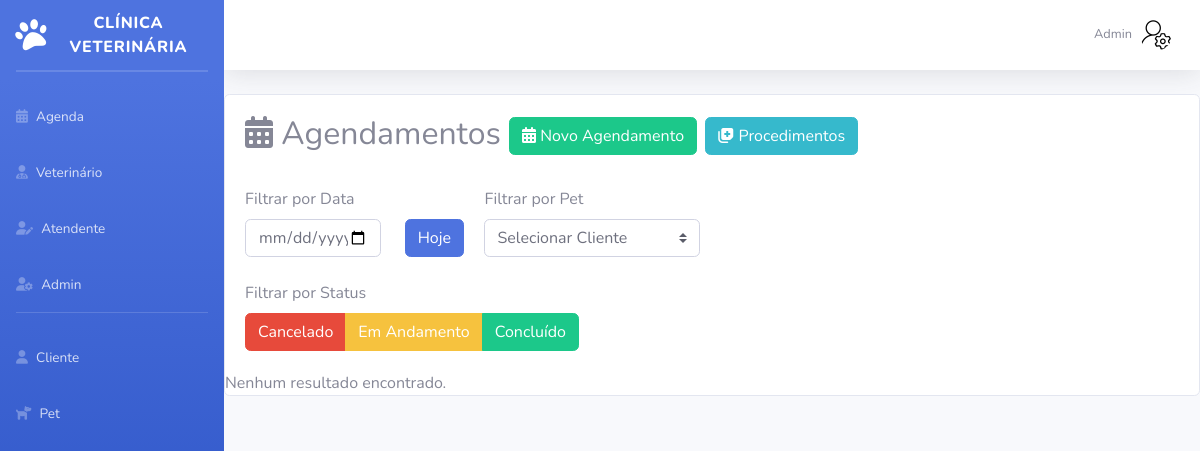
Before: /Sistema/Admin/listagemAgenda.php (signed in) with the older database file.
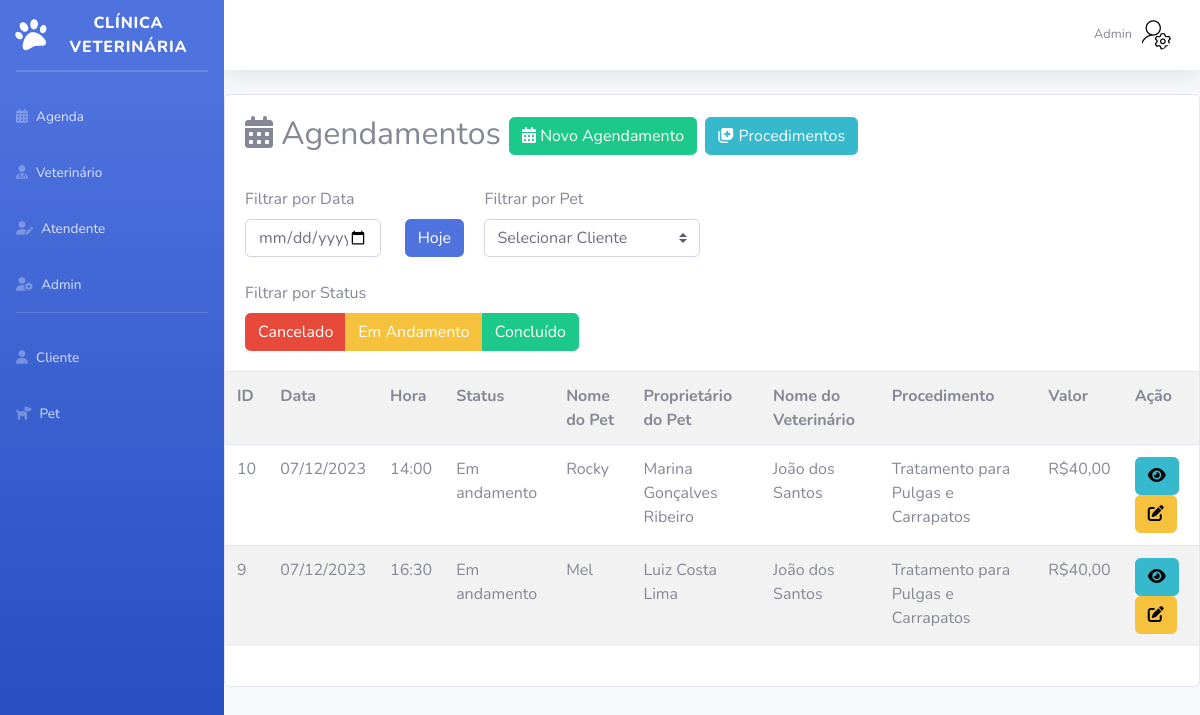
After: the same page with the newer database file.
### tables this page shows
CREATE TABLE `agenda` (
  `id` int(11) NOT NULL,
  `statusAgenda` varchar(20) NOT NULL,
  `data` varchar(50) NOT NULL,
  `hora` varchar(50) NOT NULL,
  `obs` varchar(500) DEFAULT NULL,
  `resultado` varchar(500) DEFAULT NULL,
  `pet_id` int(11) DEFAULT NULL,
  `veterinario_id` int(11) DEFAULT NULL,
  `procedimento_id` int(11) DEFAULT NULL
);

CREATE TABLE `pet` (
  `id` int(11) NOT NULL,
  `statusPet` varchar(10) NOT NULL,
  `nome` varchar(100) NOT NULL,
  `especie` varchar(50) NOT NULL,
  `anoNascimento` int(11) NOT NULL,
  `sexo` varchar(15) NOT NULL,
  `cor` varchar(50) NOT NULL,
  `obs` varchar(300) DEFAULT NULL,
  `cliente_id` int(11) NOT NULL,
  `raca_id` int(11) DEFAULT NULL
);

CREATE TABLE `cliente` (
  `id` int(11) NOT NULL,
  `statusCliente` varchar(15) NOT NULL,
  `nome` varchar(200) NOT NULL,
  `telefone` varchar(20) NOT NULL,
  `endereco` varchar(200) NOT NULL,
  `bairro` varchar(50) NOT NULL,
  `cep` varchar(15) NOT NULL,
  `numero` int(6) NOT NULL,
  `cidade` varchar(100) NOT NULL,
  `UF` varchar(2) NOT NULL,
  `sexo` varchar(1) NOT NULL,
  `dataNascimento` varchar(50) NOT NULL,
  `CPF` varchar(14) NOT NULL,
  `email` varchar(200) NOT NULL,
  `dataCadastro` date NOT NULL DEFAULT current_timestamp()
);

CREATE TABLE `veterinario` (
  `id` int(11) NOT NULL,
  `statusVet` varchar(10) NOT NULL,
  `nome` varchar(200) NOT NULL,
  `telefone` varchar(20) NOT NULL,
  `email` varchar(200) NOT NULL,
  `sexo` char(1) NOT NULL,
  `dataNascimento` date NOT NULL,
  `dataAdmissao` date NOT NULL DEFAULT current_timestamp(),
  `senha` varchar(200) NOT NULL,
  `CRMV` varchar(50) NOT NULL,
  `dataDemissao` date DEFAULT NULL
);

CREATE TABLE `procedimento` (
  `id` int(11) NOT NULL,
  `statusProcedimento` varchar(10) NOT NULL,
  `nome` varchar(100) NOT NULL,
  `valor` double(11,2) NOT NULL
);

### Sistema/Admin/listagemAgenda.php (the view, shortened to what the changed rows need)
<?php
require_once("conexao.php");
$data_atual = date("Y-m-d");
?>
<!DOCTYPE html>
<html lang="pt-br">
<head>
    <link href="vendor/fontawesome-free/css/all.min.css" rel="stylesheet" type="text/css">
    <link href="css/sb-admin-2.min.css" rel="stylesheet">
</head>
<body id="page-top">
    <div id="wrapper">
        <div id="content-wrapper" class="d-flex flex-column">
            <div id="content">
                <?php require_once("topbarAdmin.php"); ?>
                <div class="card mt-3 mb-3">
                    <div class="card-body">
                        <div class="mb-2">
                            <h2>
                                <i class="fa-solid fa-calendar-days"></i> Agendamentos <a href="cadastroAgenda.php" class="btn btn-success btn-sn"><i class="fa-solid fa-calendar-days"></i> Novo Agendamento</a> <a href="listagemProcedimento.php" class="btn btn-info btn-sn"><i class="fa-solid fa-notes-medical"></i> Procedimentos</a>
                            </h2>
                        </div><br>
                        <?php
                        if (isset($_POST['data'])) {
                            $dataFiltrada = mysqli_real_escape_string($conexao, $_POST['data']);
                        } else {
                            $dataFiltrada =  $data_atual;
                        }
                        $whereClause = "WHERE 1";
                        if (isset($dataFiltrada) && ($dataFiltrada != '')) {
                            $whereClause .= " AND a.data = '$dataFiltrada'";
                        }
                        $sql = "SELECT a.id, a.data, a.hora, a.statusAgenda, p.nome as petNome, v.nome as vetNome, pr.nome as procNome, c.nome as clienteNome, pr.valor as procValor
                            FROM agenda a
                            LEFT JOIN pet p ON a.pet_id = p.id
                            LEFT JOIN veterinario v ON a.veterinario_id = v.id
                            LEFT JOIN procedimento pr ON a.procedimento_id = pr.id
                            LEFT JOIN cliente c ON p.cliente_id = c.id
                            $whereClause
                            ORDER BY a.data, a.hora";
                        $resultado = mysqli_query($conexao, $sql);
                        ?>
                    </div>
                    <?php
                    if ($resultado->num_rows > 0) {
                    ?>
                        <table class="table table-striped table-hover" id="listaAgenda">
                            <tr>
                                <th scope="col">ID</th>
                                <th>Data</th>
                                <th>Hora</th>
                                <th>Status</th>
                                <th>Nome do Pet</th>
                                <th>Proprietário do Pet</th>
                                <th>Nome do Veterinário</th>
                                <th>Procedimento</th>
                                <th>Valor</th>
                                <th>Ação</th>
                            </tr>
                            <?php
                            while ($row = $resultado->fetch_assoc()) {
                                $dataFormatada = date("d/m/Y", strtotime($row["data"]));
                                echo "<tr><td>" . $row["id"] . "</td><td>" . $dataFormatada . "</td><td>" . $row["hora"] . "</td><td>" . $row["statusAgenda"];
                                $petNome = isset($row["petNome"]) ? $row["petNome"] : "";
                                $clienteNome = isset($row["clienteNome"]) ? $row["clienteNome"] : "";
                                $vetNome = isset($row["vetNome"]) ? $row["vetNome"] : "";
                                $procNome = isset($row["procNome"]) ? $row["procNome"] : "";
                                $valorProcedimento = isset($row["procValor"]) ? number_format($row["procValor"], 2, ',', '.') : "";
                                echo "</td><td>" . $petNome . "</td><td>" . $clienteNome . "</td><td>" . $vetNome . "</td><td>" . $procNome . "</td><td>R$" . $valorProcedimento . "</td>";
                            ?>
                                <td>
                                    <a href="olharAgenda.php?id=<?= $row['id'] ?>" class="btn btn-info"><i class="fa-solid fa-eye" style="color: #000000;"></i></a>
                                    <a href="editarAgenda.php?id=<?= $row['id'] ?>" class="btn btn-warning"><i class="fa-solid fa-pen-to-square" style="color: #000000;"></i></a>
                                </td>
                                </tr>
                            <?php
                            }
                            ?>
                        </table>
                        <br>
                    <?php
                    } else {
                        echo "Nenhum resultado encontrado.";
                    }
                    ?>
                </div>
            </div>
        </div>
    </div>
</body>
</html>

Changed rows visible on the page:
added agenda: id "10", data "07/12/2023", hora "14:00", statusAgenda "Em andamento", pet.nome "Rocky", cliente.nome "Marina Gonçalves Ribeiro", veterinario.nome "João dos Santos", procedimento.nome "Tratamento para Pulgas e Carrapatos", procedimento.valor "40,00"
added agenda: id "9", data "07/12/2023", hora "16:30", statusAgenda "Em andamento", pet.nome "Mel", cliente.nome "Luiz Costa Lima", veterinario.nome "João dos Santos", procedimento.nome "Tratamento para Pulgas e Carrapatos", procedimento.valor "40,00"
Other visible differences:
text no longer shown: "Nenhum resultado encontrado."
text now shown: "ID Data Hora Status Nome do Pet Proprietário do Pet Nome do Veterinário Procedimento Valor Ação"
